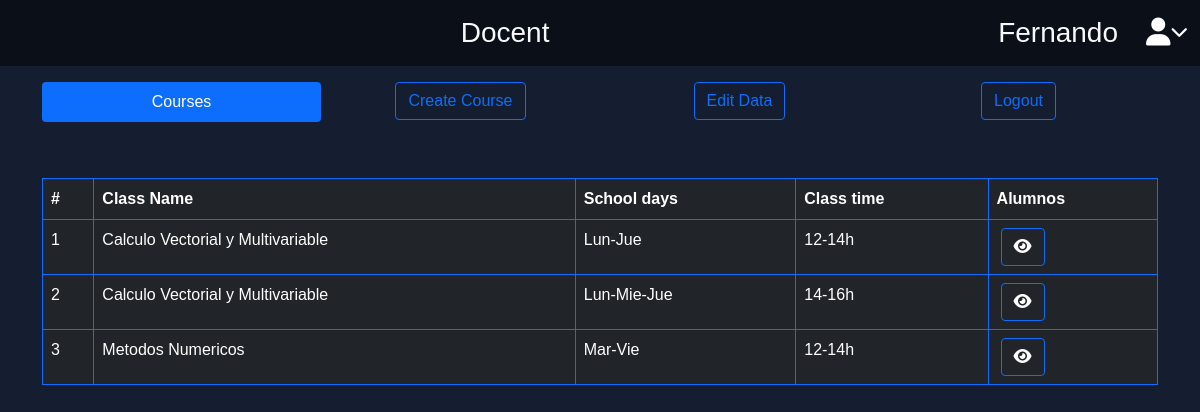
Page /index.php?docentView=docent_view (signed in) on the committed database.
### tables this page shows
CREATE TABLE IF NOT EXISTS curso(
	cur_id INT NOT NULL AUTO_INCREMENT,
	cur_mat_id VARCHAR (10) NOT NULL,
    cur_doc_id INT NOT NULL,
    cur_dias_clase VARCHAR (20) NOT NULL COMMENT 'Lun-Jue (para lunes y jueves), Mar-Vie (para martes y viernes), Lun_Mie_Jue (para Lunes, Miercoles y Jueves), etc',
    cur_horas_clase VARCHAR (10) NOT NULL COMMENT '08-10h, 10-12h, 12-14h, etc',
    PRIMARY KEY (cur_id),
    INDEX (cur_dias_clase),
    UNIQUE (cur_doc_id, cur_dias_clase, cur_horas_clase),
    
    CONSTRAINT fk_materia_curso
		FOREIGN KEY (cur_mat_id)
        REFERENCES materia (mat_clave)
        ON DELETE RESTRICT
        ON UPDATE RESTRICT,
        
	CONSTRAINT fk_maestro_curso
		FOREIGN KEY (cur_doc_id)
        REFERENCES docente (doc_id)
        ON DELETE RESTRICT
        ON UPDATE RESTRICT
);

CREATE TABLE IF NOT EXISTS materia(
	mat_clave VARCHAR (10) NOT NULL COMMENT 'identificador de la materia',
    mat_nombre VARCHAR (40) NOT NULL COMMENT 'Nombre de la materia',
    PRIMARY KEY (mat_clave),	 
								 
	INDEX (mat_nombre)
);

### controladores/P_controlador.php (called while the page is built)
<?php
class ControladorPlantilla{
    public function ctrTraerPlantilla(){
            include "vistas/plantilla.php";
    }
}

### index.php (called while the page is built, shortened)
<?php
require_once "controladores/P_controlador.php";
require_once "controladores/docent_controller.php";
require_once "controladores/course_controller.php";
require_once "controladores/inscripcion_controller.php";
require_once "modelos/course_model.php";
require_once "modelos/docent_model.php";
$plantilla = new ControladorPlantilla();
$plantilla -> ctrTraerPlantilla();

### controladores/course_controller.php (called while the page is built, shortened)
<?php
class ControladorCurso{
    static public function ctrSeleccionarCursosDocente(){
        $item = "doc_id";
        $valor = $_SESSION["docent_id"];
        $respuesta = ModeloCurso::mdlSeleccionarCursosDocente($item, $valor);
        return $respuesta;
    }
}

### modelos/conexion.php (called while the page is built)
<?php
class Conexion{
    static public function conectar(){
        $link = new PDO("mysql:host=localhost:3380; dbname=schology", "root", "");
        $link -> exec("set names utf8");
        return $link;
    }
}
?>

### modelos/docent_model.php (called while the page is built, shortened)
<?php
require_once "conexion.php";
class ModeloDocente{
    static public function mdlSeleccionarRegistros($tabla, $item, $valor){
        if($item == null && $valor == null){
            $stmt = Conexion::conectar() -> prepare("SELECT * FROM $tabla ORDER BY doc_ap_pat ASC");
            $stmt->execute();
            return $stmt -> fetchAll();
        }else{
            $stmt = Conexion::conectar() -> prepare("SELECT * FROM $tabla WHERE $item = :$item");
            $stmt -> bindParam(":".$item, $valor, PDO::PARAM_STR);
            $stmt->execute();
            return $stmt -> fetch();
        }
    }
}

### controladores/docent_controller.php (called while the page is built, shortened)
<?php
class ControladorDocente{
    static public function ctrSeleccionarDocente_id(){
        $tabla = "docente";
        $item = "doc_email";
        $valor = $_SESSION["docent_email"];
        $respuesta = ModeloDocente::mdlSeleccionarRegistros($tabla, $item, $valor);
        return $respuesta;
    }
}

### modelos/course_model.php (called while the page is built, shortened)
<?php
require_once "conexion.php";
class ModeloCurso{
    static public function mdlSeleccionarCursosDocente($item, $valor){
        $stmt = Conexion::conectar() -> prepare(
            "SELECT curso.cur_id, materia.mat_nombre, curso.cur_dias_clase, curso.cur_horas_clase
	            FROM materia
                INNER JOIN curso
		            ON materia.mat_clave = curso.cur_mat_id
	            INNER JOIN docente
		            ON curso.cur_doc_id = doc_id
	            WHERE docente.$item = :$item;
        ");
        $stmt -> bindParam(":".$item, $valor, PDO::PARAM_STR);
        $stmt->execute();
        return $stmt -> fetchAll();
    }
}

### vistas/pages/Docent/view/vista.php (the view, shortened to what this page needs)
<?php
$docent = ControladorDocente::ctrSeleccionarDocente_id();
$docentes = ControladorCurso::ctrSeleccionarCursosDocente();
?>
<table class="table table-dark table-bordered border-primary">
  <thead>
    <tr>
      <th scope="col">#</th>
      <th scope="col">Class Name</th>
      <th scope="col">School days</th>
      <th scope="col">Class time</th>
      <th scope="col" >Alumnos</th>
    </tr>
  </thead>
  <tbody>
    <?php foreach ($docentes as $key => $value) : ?>
      <tr>
        <td><?php echo ($key + 1); ?></td>
        <td><?php echo $value["mat_nombre"]; ?></td>
        <td><?php echo $value["cur_dias_clase"]; ?></td>
        <td><?php echo $value["cur_horas_clase"]; ?></td>
        <td>
          <div class="btn-group">
            <div class="px-1">
              <a href="index.php?docentView=alumnos&cur_id=<?php echo $value["cur_id"]; ?>" class="btn btn-primary"><i class="fa-solid fa-eye" style="color: #fffff;"></i></a>
            </div>
          </div>
        </td>
      </tr>
    <?php endforeach ?>
  </tbody>
</table>

### vistas/css/front.css (style rules this page uses)
body { margin:0; padding:0; font-family: sans-serif; background-color: #141e30; }

### vistas/css/create_curs.css (style rules this page uses)
.btn { background-color: transparent; }

### rows in the picture
curso: cur_mat.mat_nombre "Calculo Vectorial y Multivariable", cur_dias_clase "Lun-Jue", cur_horas_clase "12-14h"
curso: cur_mat.mat_nombre "Calculo Vectorial y Multivariable", cur_dias_clase "Lun-Mie-Jue", cur_horas_clase "14-16h"
curso: cur_mat.mat_nombre "Metodos Numericos", cur_dias_clase "Mar-Vie", cur_horas_clase "12-14h"
